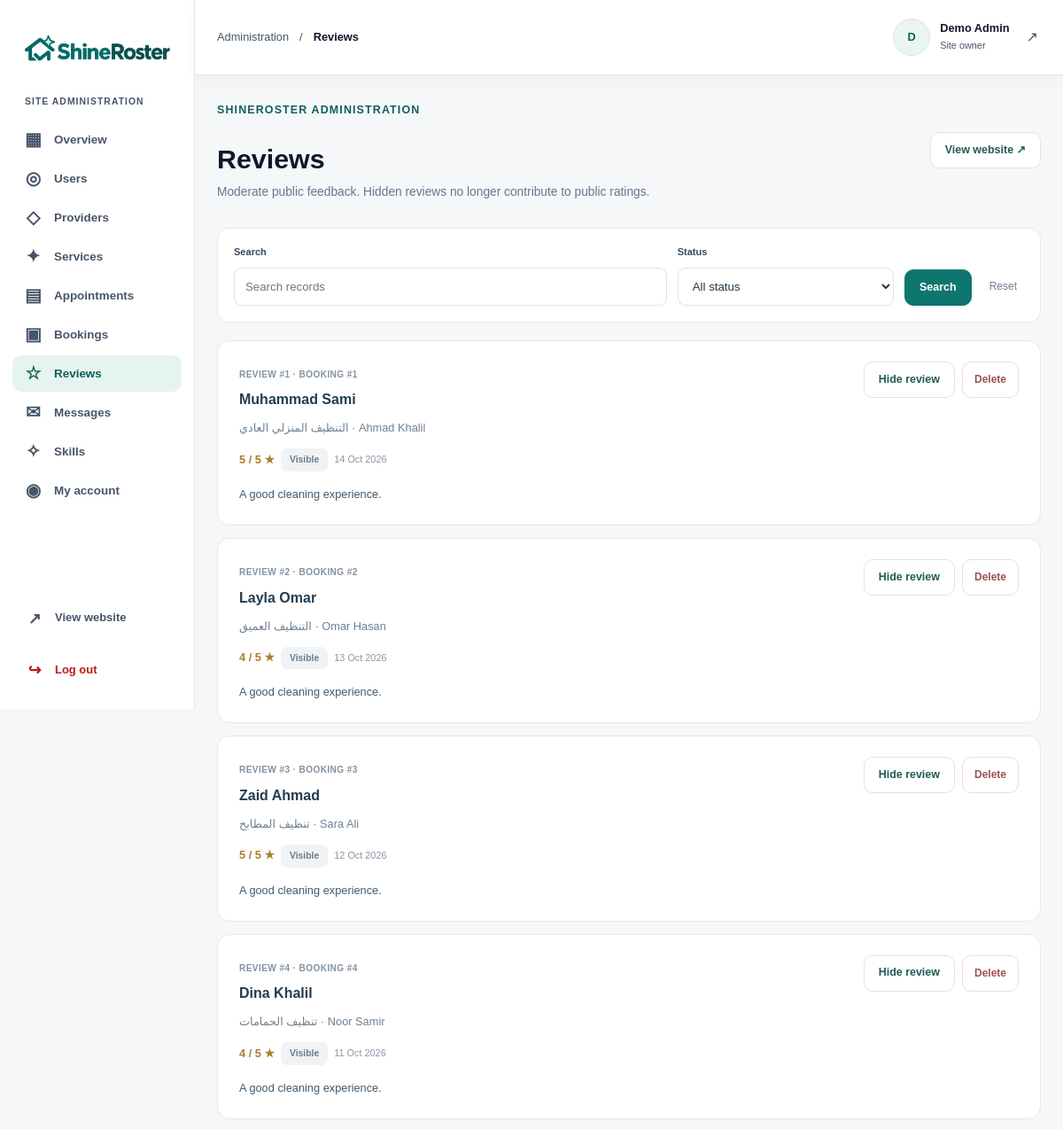
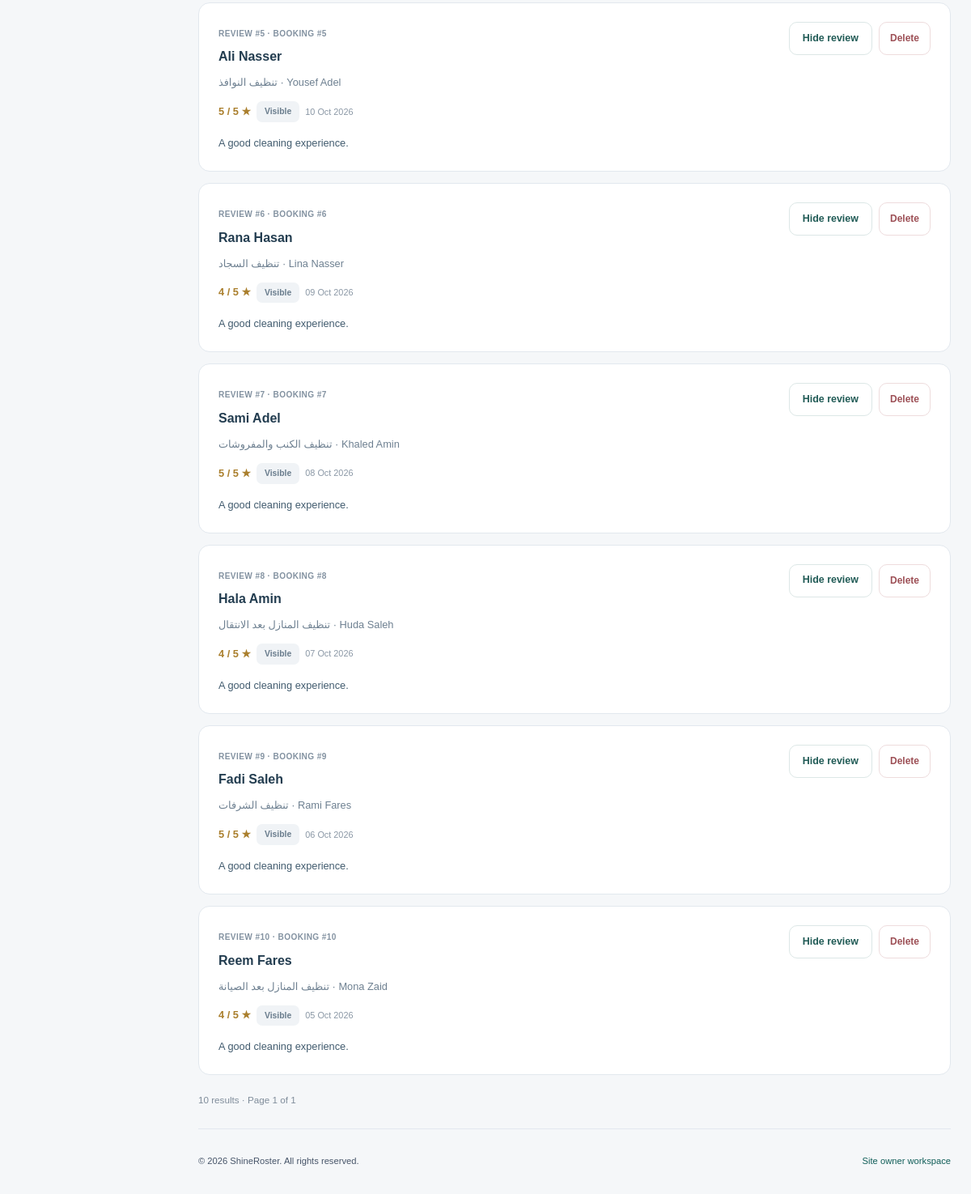
Screenshot of /admin/reviews.php (signed in) with the database file from the repository (2 pictures, top to bottom).
### tables this page shows
CREATE TABLE users (
    id INT UNSIGNED AUTO_INCREMENT PRIMARY KEY,
    full_name VARCHAR(100) NOT NULL,
    email VARCHAR(190) NOT NULL UNIQUE,
    phone VARCHAR(20) NOT NULL,
    password_hash VARCHAR(255) NOT NULL,
    role VARCHAR(20) NOT NULL DEFAULT 'customer',
    is_active TINYINT NOT NULL DEFAULT 1,
    created_at DATETIME NOT NULL DEFAULT CURRENT_TIMESTAMP,
    updated_at DATETIME NOT NULL DEFAULT CURRENT_TIMESTAMP ON UPDATE CURRENT_TIMESTAMP
);

CREATE TABLE reviews (
    id INT UNSIGNED AUTO_INCREMENT PRIMARY KEY,
    booking_id INT UNSIGNED NOT NULL UNIQUE,
    rating TINYINT UNSIGNED NOT NULL,
    comment TEXT,
    is_visible TINYINT NOT NULL DEFAULT 1,
    created_at DATETIME NOT NULL DEFAULT CURRENT_TIMESTAMP,
    FOREIGN KEY (booking_id) REFERENCES bookings(id)
);

### includes/init.php (called while the page is built, shortened)
<?php
require_once __DIR__ . '/../classes/SiteData.php';
require_once __DIR__ . '/../classes/Auth.php';
require_once __DIR__ . '/../classes/User.php';
function inputValue($source, $key)
{
    return '';
}
function inputText($source, $key, $maximum = null)
{
    $text = trim(inputValue($source, $key));
    if ($maximum !== null) {
        $text = mb_substr($text, 0, $maximum, 'UTF-8');
    }
    return $text;
}
function positiveId($source, $key)
{
    $value = inputValue($source, $key);
    $id = filter_var($value, FILTER_VALIDATE_INT, ['options' => ['min_range' => 1]]);
    if ($id === false) {
        return 0;
    }
    return (int) $id;
}
function escapeHtml($value)
{
    return htmlspecialchars((string) $value, ENT_QUOTES, 'UTF-8');
}
$database = new Database();
$db = $database->getConnection();
$auth = new Auth($db);

### classes/Auth.php (called while the page is built, shortened)
<?php
class Auth
{
    private $db;
    public function __construct($db)
    {
        $this->db = $db;
    }
    public function currentUser()
    {
        $userObject = new User($this->db);
        $user = $userObject->getProfileAccount((int) $_SESSION['user_id']);
        return $user;
    }
    public function requireRole($role, $login = '../login.php')
    {
        $user = $this->currentUser();
        return $user;
    }
}

### classes/User.php (called while the page is built, shortened)
<?php
class User
{
    private $db;
    public function __construct($db)
    {
        $this->db = $db;
    }
    public function getProfileAccount($userId)
    {
        $stmt = $this->db->prepare(
            "SELECT
                id,
                full_name,
                email,
                phone,
                role,
                is_active
             FROM users
             WHERE id = ?"
        );
        $stmt->execute([$userId]);
        $user = $stmt->fetch(PDO::FETCH_ASSOC);
        if ($user) {
            return $user;
        } else {
            return null;
        }
    }
}

### admin/includes/init.php (called while the page is built, shortened)
<?php
require_once __DIR__ . '/../../includes/init.php';
$currentUser = $auth->requireRole('admin', '../login.php');
require_once __DIR__ . '/../../classes/Admin.php';
$admin = new Admin($db, $currentUser['id']);
$adminPage = basename($_SERVER['SCRIPT_NAME']);
$search = inputText($_GET, 'search', 120);
$status = inputText($_GET, 'status', 30);
$page = positiveId($_GET, 'page');
if ($page < 1) {
    $page = 1;
}

### classes/Admin.php (called while the page is built, shortened)
<?php
class Admin
{
    private $db;
    public function __construct($db, $ownerId)
    {
        $this->db = $db;
    }
    public function getReviews($search, $status, $page)
    {
        $data = new SiteData($this->db);
        $rows = [];
        foreach ($data->reviews as $review) {
            $booking = $data->getBooking($review['booking_id']);
            $review['customer_name'] = $booking['customer_name'];
            $review['provider_name'] = $booking['provider_name'];
            $review['service_name'] = $booking['service_name'];
            $rows[] = $review;
        }
        return $data->page($rows, $page, 10, 'rows');
    }
}

### classes/SiteData.php (called while the page is built, shortened)
<?php
class SiteData
{
    public function __construct($db)
    {
        $stmt = $db->prepare('SELECT * FROM users ORDER BY id');
        $stmt->execute();
        $this->users = $stmt->fetchAll(PDO::FETCH_ASSOC);
        $stmt = $db->prepare('SELECT * FROM provider_profiles ORDER BY id DESC');
        $stmt->execute();
        $this->providers = $stmt->fetchAll(PDO::FETCH_ASSOC);
        $stmt = $db->prepare('SELECT * FROM services ORDER BY id DESC');
        $stmt->execute();
        $this->services = $stmt->fetchAll(PDO::FETCH_ASSOC);
        $stmt = $db->prepare('SELECT * FROM appointment_slots ORDER BY starts_at, id');
        $stmt->execute();
        $this->slots = $stmt->fetchAll(PDO::FETCH_ASSOC);
        $stmt = $db->prepare('SELECT * FROM bookings ORDER BY created_at DESC, id DESC');
        $stmt->execute();
        $this->bookings = $stmt->fetchAll(PDO::FETCH_ASSOC);
        $stmt = $db->prepare('SELECT * FROM reviews ORDER BY created_at DESC, id DESC');
        $stmt->execute();
        $this->reviews = $stmt->fetchAll(PDO::FETCH_ASSOC);
        $stmt = $db->prepare('SELECT * FROM skills ORDER BY name');
        $stmt->execute();
        $this->skills = $stmt->fetchAll(PDO::FETCH_ASSOC);
        $stmt = $db->prepare('SELECT * FROM provider_skills ORDER BY provider_id, skill_id');
        $stmt->execute();
        $this->providerSkills = $stmt->fetchAll(PDO::FETCH_ASSOC);
    }
}

### admin/reviews.php (the view, shortened to what this page needs)
<?php
require_once __DIR__ . '/includes/init.php';
$result = $admin->getReviews($search, $status, $page);
$pageTitle = 'Reviews';
$pageDescription =
    'Moderate public feedback. Hidden reviews no longer contribute to public ratings.';
require __DIR__ . '/includes/header.php';
?>
<form method="get" class="admin-filters"><div class="admin-field"><label for="search">Search</label><input type="search" id="search" name="search" value="<?= escapeHtml(
    $search
) ?>" placeholder="Search records" maxlength="120"></div><div class="admin-field"><label for="filter-status">Status</label><select id="filter-status" name="status"><option value="">All status</option><option value="visible" <?php if (
    $status === 'visible'
) {
    echo 'selected';
} ?>>Visible</option></select></div><button class="admin-button" type="submit">Search</button><a class="admin-reset" href="<?= escapeHtml(
    $adminPage
) ?>">Reset</a></form><div class="admin-list"><?php
if (!$result['rows']): ?><p class="admin-empty">No records match your filters.</p><?php endif;
foreach (
    $result['rows']
    as $review
): ?><article class="admin-record"><div class="admin-record-main"><span class="admin-record-id">Review #<?= (int) $review[
    'id'
] ?> · Booking #<?= (int) $review['booking_id'] ?></span><h2><?= escapeHtml(
    $review['customer_name']
) ?></h2><p><?= escapeHtml($review['service_name']) ?> · <?= escapeHtml(
     $review['provider_name']
 ) ?></p><div class="admin-tags"><span class="admin-rating"><?= (int) $review[
    'rating'
] ?> / 5 ★</span><span class="admin-badge admin-badge-muted"><?php if ($review['is_visible']) {
     echo 'Visible';
 } else {
     echo 'Hidden';
 } ?></span><span class="admin-meta"><?= escapeHtml(
    date('d M Y', strtotime($review['created_at']))
) ?></span></div><p class="admin-preserve admin-review-text"><?= escapeHtml(
    $review['comment']
) ?></p></div><div class="admin-actions"><form method="post"><input type="hidden" name="id" value="<?= (int) $review[
] ?>"><?php if (
    $review['is_visible']
): ?><button class="admin-button admin-button-light" name="action" value="hide">Hide review</button><?php else: ?><button class="admin-button" name="action" value="show">Show review</button><?php endif; ?></form><details class="admin-confirm"><summary>Delete</summary><form method="post"><input type="hidden" name="id" value="<?= (int) $review[
    'id'
] ?>"><p>Delete this review permanently. Hiding it keeps a moderation record.</p><button class="admin-button admin-button-danger" name="action" value="delete">Confirm delete</button></form></details></div></article><?php endforeach;
?></div><?php require __DIR__ . '/includes/pagination.php'; ?>
<?php require __DIR__ . '/includes/footer.php'; ?>

### admin/includes/header.php (shortened to what this page needs)
<!DOCTYPE html>
<html lang="en">
<head>
    <link rel="stylesheet" href="../css/style.css">
    <link rel="stylesheet" href="../css/dashboard.css">
    <link rel="stylesheet" href="../css/admin.css">
</head>
<body class="dashboard-page admin-page">
<div class="dashboard-layout">
    <?php require __DIR__ . '/sidebar.php'; ?>
    <div class="dashboard-workspace">
        <header class="dashboard-header">
            <div class="dashboard-header-start">
                <div class="header-location"><span>Administration</span><span aria-hidden="true">/</span><strong><?= escapeHtml(
                    $pageTitle
                ) ?></strong></div>
            </div>
            <a class="dashboard-account" href="account.php" aria-label="Open my owner account">
                <span class="account-avatar" aria-hidden="true"><?= escapeHtml(
                    mb_strtoupper(mb_substr($currentUser['full_name'], 0, 1, 'UTF-8'), 'UTF-8')
                ) ?></span>
                <span class="account-details"><strong><?= escapeHtml(
                    $currentUser['full_name']
                ) ?></strong><span>Site owner</span></span><span class="account-arrow" aria-hidden="true">↗</span>
            </a>
        </header>
        <main class="dashboard-main" id="admin-main">
            <div class="admin-heading"><div><span class="eyebrow">ShineRoster administration</span><h1><?= escapeHtml(
                $pageTitle
            ) ?></h1><p><?= escapeHtml(
    $pageDescription
) ?></p></div><a class="admin-button admin-button-light" href="../index.php">View website ↗</a></div>

### css/style.css (style rules this page uses)
:root { --color-primary: #0f766e; --color-primary-dark: #115e59; --color-mint: #ccfbf1; --color-background: #f8fafc; --color-white: #ffffff; --color-text: #0f172a; --color-muted: #475569; --color-border: #e2e8f0; --radius-small: 12px; --radius-medium: 20px; --radius-large: 32px; --shadow-soft: 0 14px 45px rgb(15 23 42 / 7%); --shadow-card: 0 18px 50px rgb(15 118 110 / 12%); --container-width: 1180px; }
*, *::before, *::after { box-sizing: border-box; }
html { scroll-behavior: smooth; scroll-padding-top: 110px; }
body { margin: 0; font-family: Arial, Helvetica, sans-serif; color: var(--color-text); background: var(--color-white); line-height: 1.6; -webkit-font-smoothing: antialiased; }
h1, h2, h3, p { margin: 0; }
h1, h2, h3 { line-height: 1.15; }
a { color: inherit; text-decoration: none; }
button, input, select, textarea { font: inherit; }
.eyebrow { display: inline-flex; align-items: center; gap: 9px; margin-bottom: 18px; color: var(--color-primary-dark); font-size: 0.78rem; font-weight: 700; letter-spacing: 0.09em; text-transform: uppercase; }

### css/dashboard.css (style rules this page uses)
.dashboard-page { background: #f5f7f9; }
.dashboard-layout { display: grid; grid-template-columns: 245px minmax(0, 1fr); align-items: start; min-height: 100vh; min-height: 100svh; }
.dashboard-workspace { grid-column: 2; grid-row: 1; display: flex; flex-direction: column; width: 100%; min-width: 0; min-height: 100vh; min-height: 100svh; }
.dashboard-main { flex: 1; width: min(1400px, 100%); min-width: 0; margin-inline: auto; padding: 35px; scroll-margin-top: 100px; }
.dashboard-header { position: sticky; top: 0; z-index: 40; display: flex; align-items: center; justify-content: space-between; flex-shrink: 0; gap: 20px; width: 100%; min-width: 0; min-height: 85px; padding: 16px 35px; border-bottom: 1px solid var(--color-border); background: var(--color-white); box-shadow: 0 4px 15px rgb(15 23 42 / 4%); }
.dashboard-header-start { display: flex; align-items: center; gap: 14px; min-width: 0; }
.header-location { display: flex; align-items: center; flex-wrap: wrap; gap: 12px; min-width: 0; color: var(--color-muted); font-size: 0.8rem; }
.header-location strong { color: var(--color-text); font-weight: 600; }
.dashboard-account { display: flex; align-items: center; flex-shrink: 0; gap: 11px; min-height: 44px; padding: 3px; border-radius: 10px; }
.account-avatar, .review-avatar { display: grid; flex-shrink: 0; place-items: center; border: 1px solid #d8e9e0; border-radius: 50%; color: var(--color-primary-dark); background: #eaf5ee; font-weight: 700; }
.account-avatar { width: 42px; height: 42px; font-size: 0.8rem; }
.account-details { display: grid; gap: 2px; }
.account-details strong { font-size: 0.8rem; line-height: 1.4; }
.account-details > span { color: var(--color-muted); font-size: 0.68rem; }
.account-arrow { margin-left: 8px; color: var(--color-muted); }
@media (max-width: 1200px) { .dashboard-layout { grid-template-columns: 220px minmax(0, 1fr); } }
@media (max-width: 1200px) { .dashboard-header { padding-inline: 25px; } }
@media (max-width: 1200px) { .dashboard-main { padding: 25px; } }
.service-overview-info h3, .review-quote > p, .next-visit h2, .next-visit-customer, .visit-details dd, .account-details strong { overflow-wrap: anywhere; }

### rows the page displays
users: full_name+role "D", full_name "Demo Admin"
reviews: id "1", booking "1", customer_name "Muhammad Sami", service_name "التنظيف المنزلي العادي", provider_name "Ahmad Khalil", rating "5", is_visible "Visible", created_at "14 Oct 2026", comment "A good cleaning experience."
reviews: id "2", booking "2", customer_name "Layla Omar", service_name "التنظيف العميق", provider_name "Omar Hasan", rating "4", is_visible "Visible", created_at "13 Oct 2026", comment "A good cleaning experience."
reviews: id "3", booking "3", customer_name "Zaid Ahmad", service_name "تنظيف المطابخ", provider_name "Sara Ali", rating "5", is_visible "Visible", created_at "12 Oct 2026", comment "A good cleaning experience."
reviews: id "4", booking "4", customer_name "Dina Khalil", service_name "تنظيف الحمامات", provider_name "Noor Samir", rating "4", is_visible "Visible", created_at "11 Oct 2026", comment "A good cleaning experience."
reviews: id "5", booking "5", customer_name "Ali Nasser", service_name "تنظيف النوافذ", provider_name "Yousef Adel", rating "5", is_visible "Visible", created_at "10 Oct 2026", comment "A good cleaning experience."
reviews: id "6", booking "6", customer_name "Rana Hasan", service_name "تنظيف السجاد", provider_name "Lina Nasser", rating "4", is_visible "Visible", created_at "09 Oct 2026", comment "A good cleaning experience."
reviews: id "7", booking "7", customer_name "Sami Adel", service_name "تنظيف الكنب والمفروشات", provider_name "Khaled Amin", rating "5", is_visible "Visible", created_at "08 Oct 2026", comment "A good cleaning experience."
reviews: id "8", booking "8", customer_name "Hala Amin", service_name "تنظيف المنازل بعد الانتقال", provider_name "Huda Saleh", rating "4", is_visible "Visible", created_at "07 Oct 2026", comment "A good cleaning experience."
reviews: id "9", booking "9", customer_name "Fadi Saleh", service_name "تنظيف الشرفات", provider_name "Rami Fares", rating "5", is_visible "Visible", created_at "06 Oct 2026", comment "A good cleaning experience."
reviews: id "10", booking "10", customer_name "Reem Fares", service_name "تنظيف المنازل بعد الصيانة", provider_name "Mona Zaid", rating "4", is_visible "Visible", created_at "05 Oct 2026", comment "A good cleaning experience."

### other values shown
$result['total'] "10"
$result['pages'] "1"
